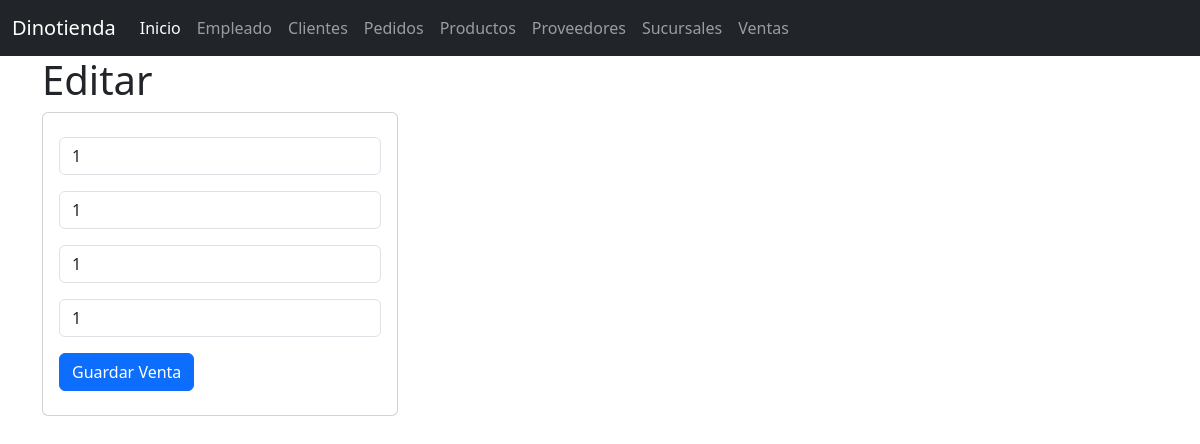
The page /seleccionarVentas/1 on the database its author committed.
### venta_app/models.py (models this page shows, shortened)
class Venta(models.Model):
    id_venta=models.CharField(primary_key=True,max_length=20)
    id_prod=models.CharField(max_length=10)
    id_emp=models.CharField(max_length=10)
    id_clien=models.CharField(max_length=10)

### venta_app/views.py (the view)
# urls.py: path("seleccionarVentas/<id_venta>",views.seleccionarVentas,name="seleccionarVentas"),
def seleccionarVentas(request,id_venta):
    vent=Venta.objects.get(id_venta=id_venta)
    return render(request,"editarVentas.html",{'misventas':vent})

### venta_app/templates/editarVentas.html
{% extends "base.html" %}
{% block cuerpo %}
  <div class="row">
   <div class="col-sm-12 col-md-4 col-lg-4 col-xl-4">
     <h1>Editar</h1>
     <div class="card">
      <div class="card-body">
        <form action="/editarVentas/" method="POST">{% csrf_token %}
          <div class="form-group py-2">
            <input type="text" id="txtid" name="txtid" class="form-control"
            value="{{misventas.id_venta}}" minlength="1"  maxlength="6" required readonly>
          </div>
          <div class="form-group py-2">
            <input type="text" id="txtid_prod" name="txtid_prod" class="form-control"
            value="{{misventas.id_prod}}" minlength="1"  maxlength="100" required>
          </div>
          <div class="form-group py-2">
            <input type="text" id="txtid_emp" name="txtid_emp" class="form-control"
            value="{{misventas.id_emp}}" minlength="1" maxlength="100"  equired>
          </div>
          <div class="form-group py-2">
            <input type="text" id="txtid_clien" name="txtid_clien" class="form-control"
            value="{{misventas.id_clien}}" minlength="1" maxlength="100"  equired>
          </div>
          <div class="form-group py-2">
            <button type="submit" class="btn btn-primary">Guardar Venta</button>
          </div>
        </form>
      </div>
    </div>
   </div>
   {% endblock %}

### rows shown on the page
Venta: txtid "1", txtid_prod "1", txtid_emp "1", txtid_clien "1"
